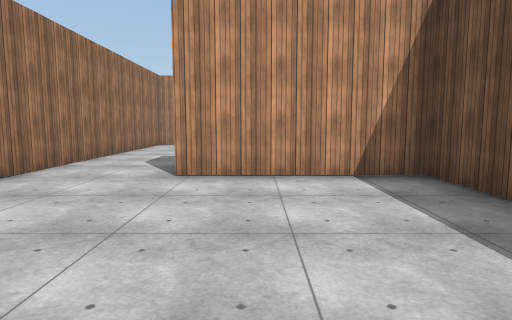
View 1 (above)

21 first-person views from a walk through a scene from a Unity 3-D project. The camera is 1.5 m above the floor, tilts 6° down and sees 75° across. The floor is counted in squares, 2 m on a side. Each view is taken from the middle of a square. On the plan, view 1 faces up. The plan holds only what a view shows up to about 11 squares ahead; the rest is blank. The place goes on beyond the plan. Surface patterns are stand-ins for the level's own textures.

View 2
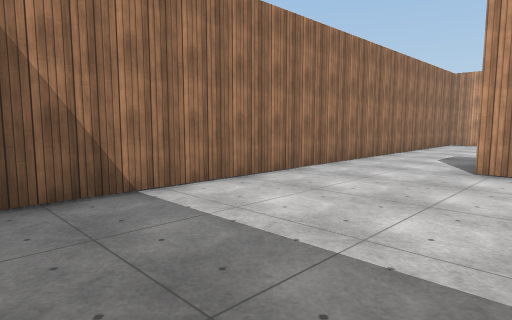

View 3
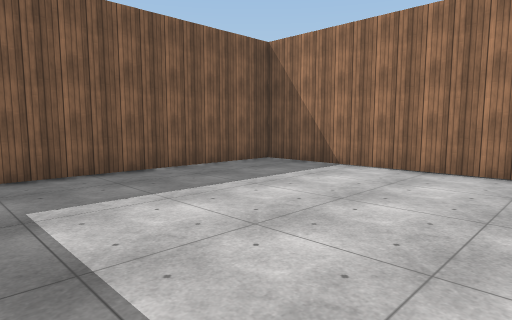

View 4
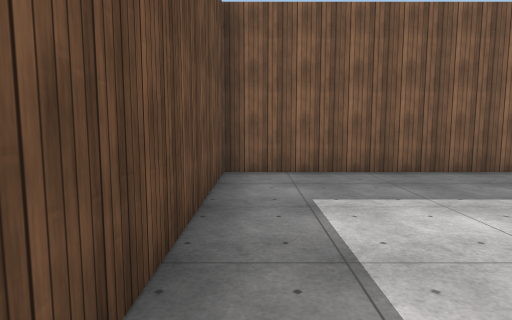

View 5
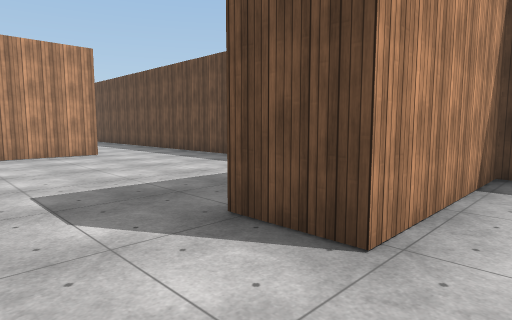

View 6
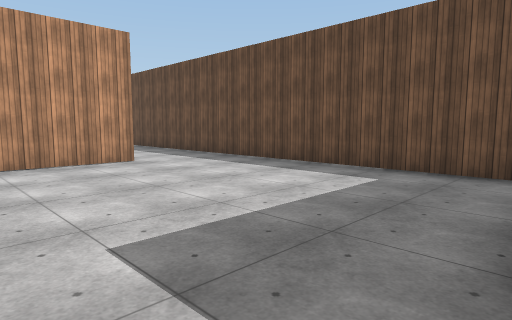

View 7
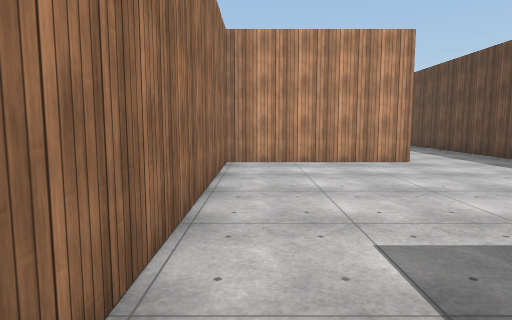

View 8
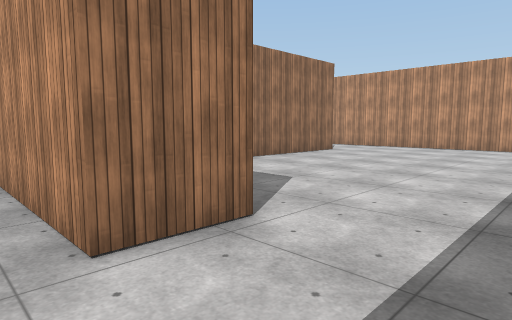

View 9
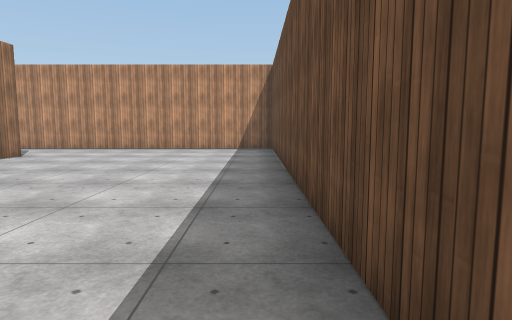

View 10
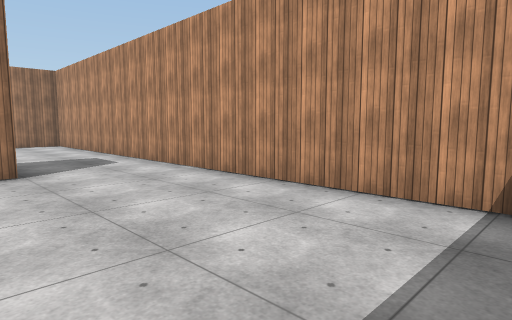

View 11
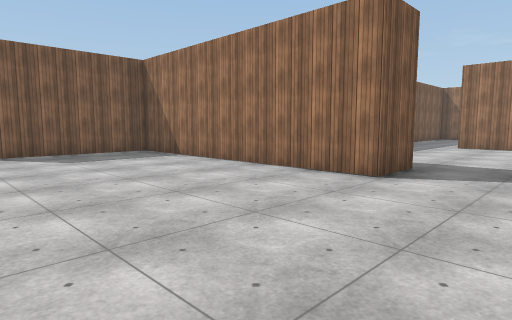

View 12
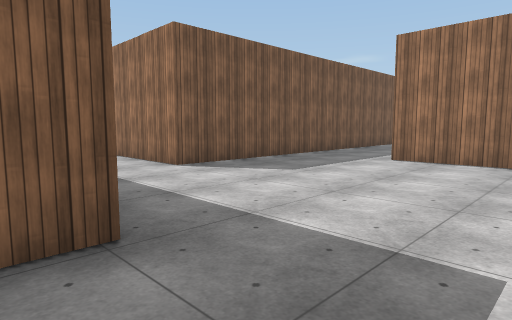

View 13
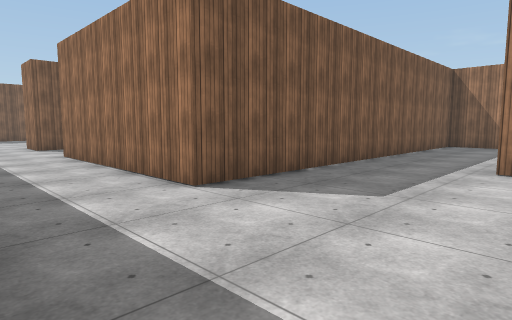

View 14
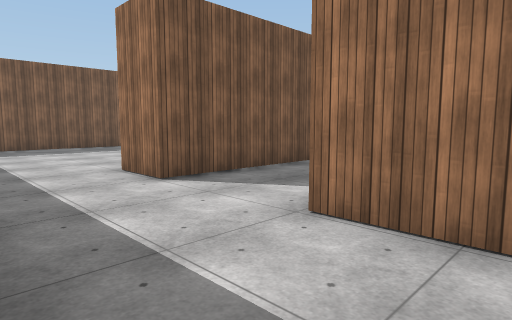

View 15
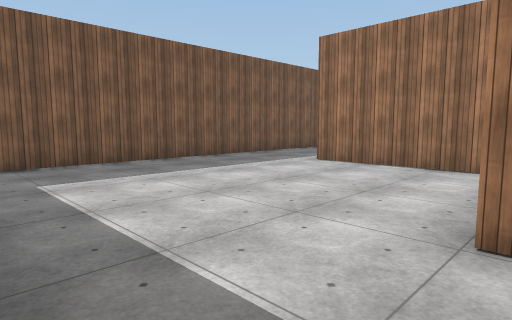

View 16
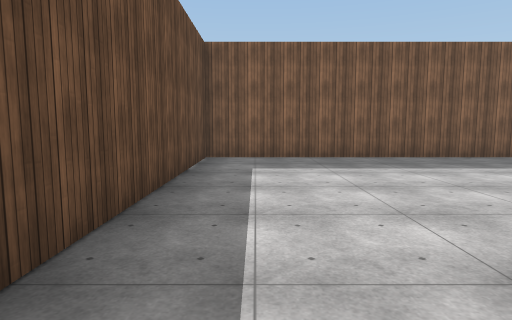

View 17
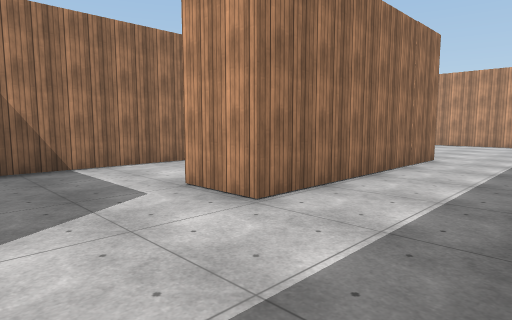

View 18
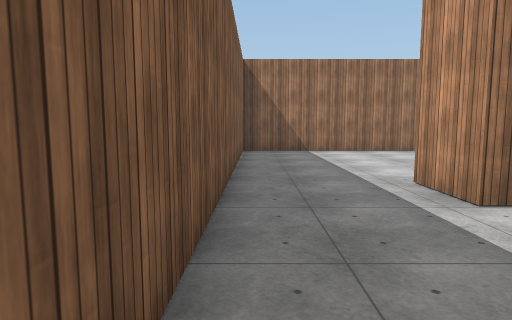

View 19
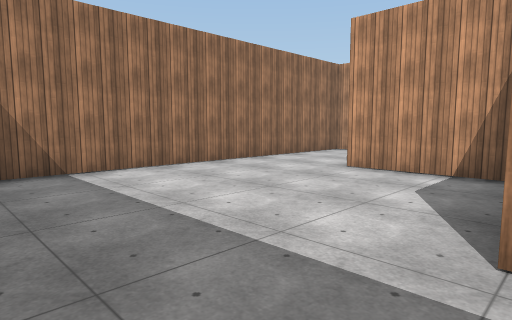

View 20
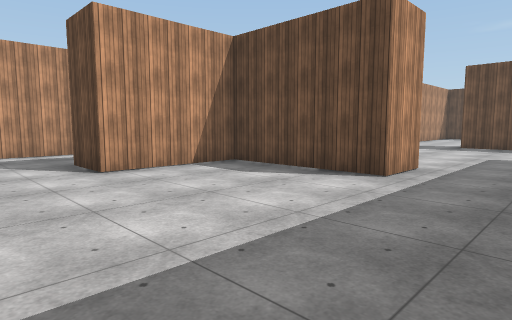

View 21
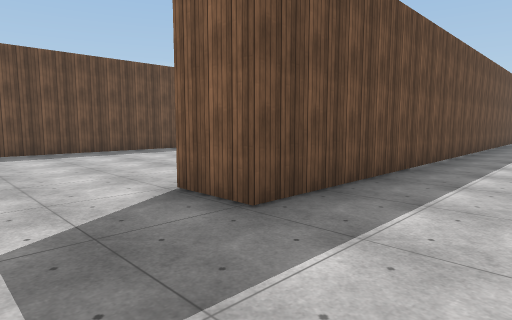

### Floor plan
Points are (right, up) in squares from view 1. A wall is a line through its corners. A room is listed if a view was taken in it or the views show most of it. See-through windows are left out.
Room 1 (views 1, 2, 3, 4, 5)
walls: (-3.6, 4.5) (-3.6, -1.2) (2.5, -1.2) (2.5, 4.9) (-1.2, 4.9)
ways out: opening at (-2.5, 5.5) to room 2
Room 2 (views 6, 7, 8)
walls: (0.1, 12.6) (-3.6, 12.6) (-3.6, 4.5); (-1.2, 4.9) (-1.2, 6.2); (2.5, 6.6) (2.5, 12.6)
ways out: opening at (-2.5, 5.5) to room 1; opening at (1.5, 13.5) to room 3
Room 3 (views 9, 10, 11, 12, 13, 14, 15, 16, 17, 18, 21)
walls: (-10.5, 17.6) (-7.3, 17.6) (-7.3, 12.3) (-8.6, 12.3); (-11, 12.5) (-11, 10.8); (-10.9, 9.8) (-7.3, 9.8) (-7.3, 8.5); (2.5, 12.6) (2.5, 23); (-11, 7.9) (-11, 4.8); (-11, 22.8) (-11, 20.1); (2.6, 23.4) (-10.2, 23.4); (-10.6, 2.4) (-4.9, 2.4) (-4.9, 20.9) (-3.6, 20.9) (-3.6, 13.9) (0.1, 13.9) (0.1, 12.6)
ways out: opening at (1.5, 13.5) to room 2; opening at (-11.5, 18.5) to room 4; opening at (-10, 3.5); opening at (-9.5, 13.5)
Room 4 (views 19, 20)
walls: (-11, 20.1) (-12.3, 20.1) (-12.3, 23.4) (-15.1, 23.4) (-15.1, 24.5); (-17.5, 24.5) (-17.5, 17.6) (-10.5, 17.6)
ways out: opening at (-11.5, 18.5) to room 3

Where each view was taken, in squares from view 1:
view 1: 0 up, 0 right, facing up
view 2: 1 down, 0 right, facing up-left
view 3: 4 up, 2 right, facing down-left
view 4: 4 up, 2 right, facing down
view 5: 4 up, 3 left, facing up-right
view 6: 6 up, 3 left, facing up-right
view 7: 6 up, 3 left, facing up
view 8: 12 up, 2 right, facing up-left
view 9: 13 up, 2 right, facing up
view 10: 20 up, 2 right, facing up-left
view 11: 23 up, 1 right, facing down-left
view 12: 23 up, 4 left, facing down-left
view 13: 21 up, 5 left, facing down-left
view 14: 14 up, 5 left, facing down-left
view 15: 9 up, 5 left, facing down-left
view 16: 10 up, 6 left, facing down
view 17: 10 up, 5 left, facing up-left
view 18: 18 up, 8 left, facing left
view 19: 18 up, 12 left, facing up-left
view 20: 18 up, 17 left, facing up-right
view 21: 23 up, 7 left, facing down-right
